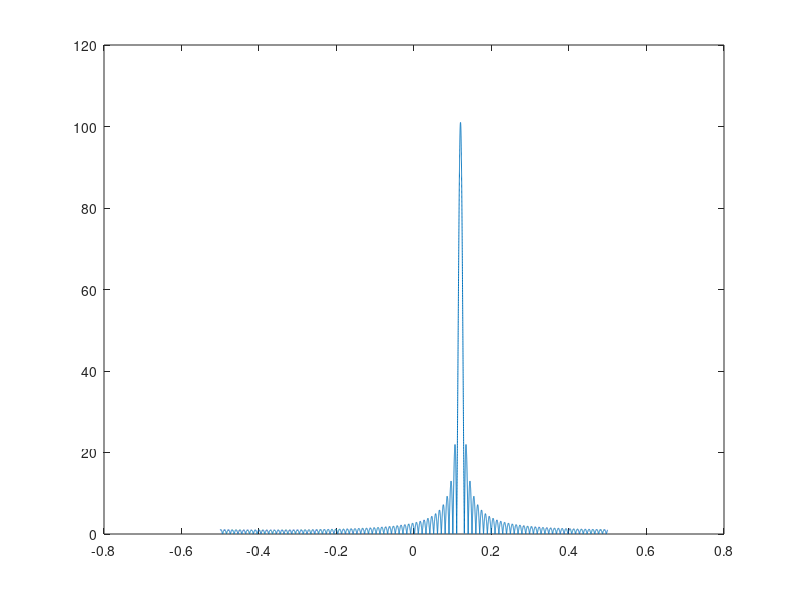

Write MATLAB code to recreate this figure. (Note: this script raises an error after producing the figure.)
clear
clc
close all

n = 0:100;
N = 101;
NFFT = 2^15;
f = (0 : NFFT-1)/NFFT - 0.5;

x = exp(j * 2 * pi * 0.1 .* n);
x2 = exp(j * 2 * pi * .02 .* n);
A = x .* exp(j * 2 * pi * .02 .* n);
plot(f,abs(fftshift(fft(A,NFFT))));
B = upsample(A,3);

h = load('p5_lowpass.fcf').';

C = conv(B, h);
n = 0:916;
D = C .* exp(j * 2 * pi * .02 .* n);
out = downsample(D,2);

plot(f,abs(fftshift(fft(out,NFFT))));
